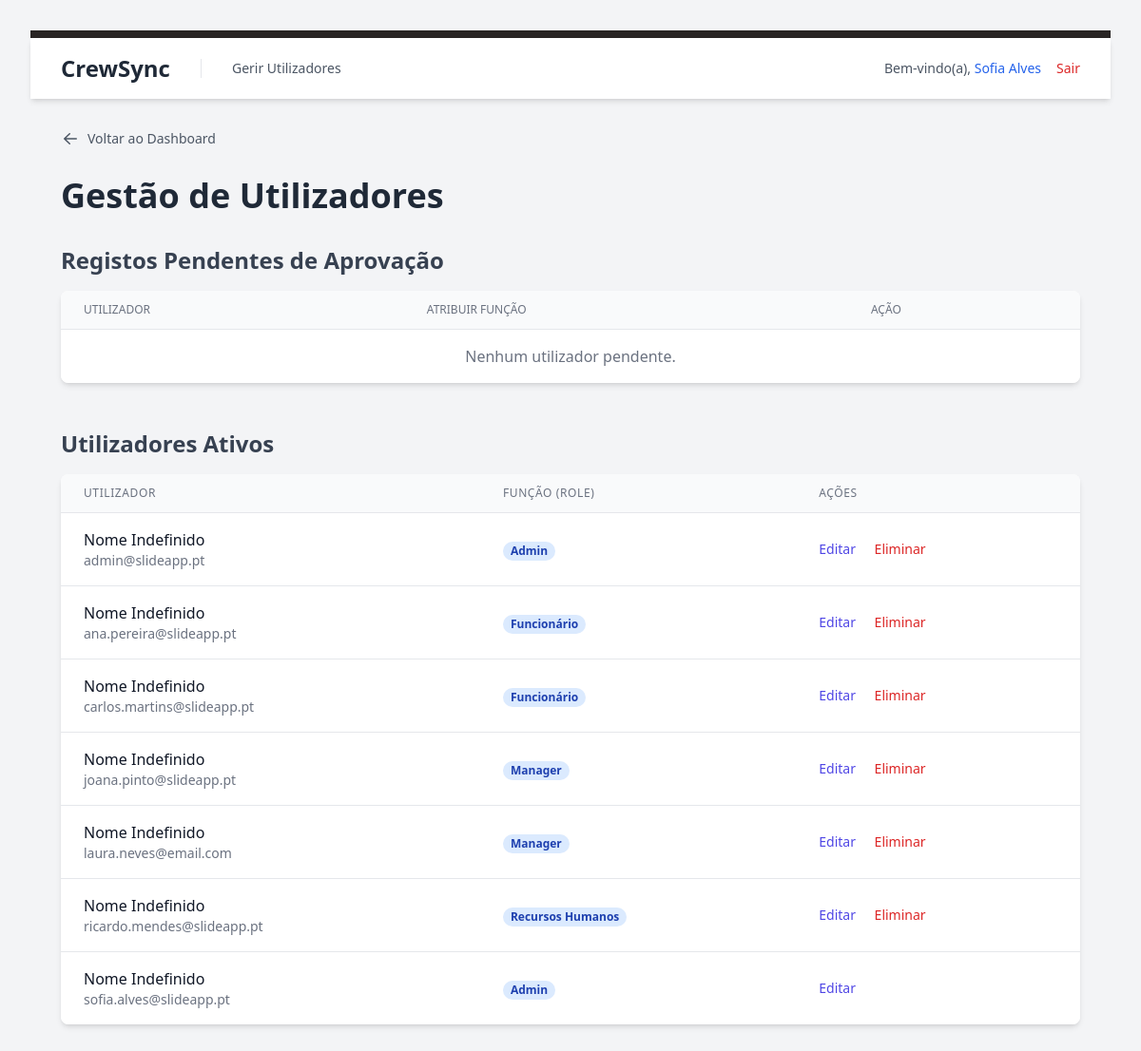
The page /public/gerir_utilizadores.php (signed in) on the database its author committed.
### tables this page shows
CREATE TABLE `utilizadores` (
  `id` int(10) UNSIGNED NOT NULL,
  `nome` varchar(255) NOT NULL,
  `funcionario_id` int(10) UNSIGNED DEFAULT NULL,
  `email` varchar(255) NOT NULL,
  `password_hash` varchar(255) NOT NULL,
  `google_authenticator_secret` varchar(255) DEFAULT NULL,
  `role_id` int(10) UNSIGNED DEFAULT NULL,
  `is_active` tinyint(1) NOT NULL DEFAULT 0,
  `created_at` timestamp NOT NULL DEFAULT current_timestamp(),
  `updated_at` timestamp NOT NULL DEFAULT current_timestamp() ON UPDATE current_timestamp()
);

CREATE TABLE `roles` (
  `id` int(10) UNSIGNED NOT NULL,
  `nome_role` varchar(50) NOT NULL
);

### src/auth_guard.php (called while the page is built, shortened)
<?php
$utilizador_logado = [
    'id' => $_SESSION['user_id'],
    'email' => $_SESSION['user_email'],
    'role_id' => $_SESSION['user_role_id'],
    'funcionario_id' => $_SESSION['user_funcionario_id'],
    'nome' => $_SESSION['user_name'] ?? null
];
?>

### public/gerir_utilizadores.php (the view, shortened to what this page needs)
<?php
require_once '../src/auth_guard.php';
require_once '../config/db.php';
try {
    $stmt_pendentes = $pdo->query("
        SELECT u.id, f.nome_completo, u.email, u.created_at
        FROM utilizadores u
        LEFT JOIN funcionarios f ON u.funcionario_id = f.id
        WHERE u.is_active = 0
        ORDER BY u.created_at ASC
    ");
    $utilizadores_pendentes = $stmt_pendentes->fetchAll(PDO::FETCH_ASSOC);
    $stmt_ativos = $pdo->query("
        SELECT u.id, f.nome_completo, u.email, r.nome_role
        FROM utilizadores u
        LEFT JOIN funcionarios f ON u.funcionario_id = f.id
        LEFT JOIN roles r ON u.role_id = r.id
        WHERE u.is_active = 1
        ORDER BY f.nome_completo ASC
    ");
    $utilizadores_ativos = $stmt_ativos->fetchAll(PDO::FETCH_ASSOC);
} catch (PDOException $e) {
    $error_message = "Erro ao carregar os dados dos utilizadores: " . $e->getMessage();
}
?>
<!DOCTYPE html>
<html lang="pt-PT" class="bg-gray-100">
<head>
    <link href="/slide_rh_app/public/css/style.css" rel="stylesheet">
</head>
<body class="p-8">
    <?php include_once '../src/templates/header.php'; ?>
    <main class="p-8">
    <div class="max-w-7xl mx-auto">
        <div class="mb-6">
            <a href="index.php" class="inline-flex items-center gap-2 text-sm font-medium text-gray-600 hover:text-gray-900 transition-colors">
                <svg xmlns="http://www.w3.org/2000/svg" viewBox="0 0 20 20" fill="currentColor" class="w-5 h-5">
                    <path fill-rule="evenodd" d="M17 10a.75.75 0 01-.75.75H5.612l4.158 3.96a.75.75 0 11-1.04 1.08l-5.5-5.25a.75.75 0 010-1.08l5.5-5.25a.75.75 0 111.04 1.08L5.612 9.25H16.25A.75.75 0 0117 10z" clip-rule="evenodd" />
                </svg>
                Voltar ao Dashboard
            </a>
        </div>
        <h1 class="text-4xl font-bold text-gray-800 mb-8">Gestão de Utilizadores</h1>
        <div class="mb-12">
            <h2 class="text-2xl font-semibold text-gray-700 mb-4">Registos Pendentes de Aprovação</h2>
            <div class="bg-white shadow-md rounded-lg overflow-hidden">
                <table class="min-w-full divide-y divide-gray-200">
                    <thead class="bg-gray-50">
                        <tr>
                            <th class="px-6 py-3 text-left text-xs font-medium text-gray-500 uppercase">Utilizador</th>
                            <th class="px-6 py-3 text-left text-xs font-medium text-gray-500 uppercase">Atribuir Função</th>
                            <th class="px-6 py-3 text-left text-xs font-medium text-gray-500 uppercase">Ação</th>
                        </tr>
                    </thead>
                    <tbody class="bg-white divide-y divide-gray-200">
                        <?php if (empty($utilizadores_pendentes)): ?>
                            <tr><td colspan="3" class="px-6 py-4 text-center text-gray-500">Nenhum utilizador pendente.</td></tr>
                        <?php endif; ?>
                    </tbody>
                </table>
            </div>
        </div>
        <div>
            <h2 class="text-2xl font-semibold text-gray-700 mb-4">Utilizadores Ativos</h2>
            <div class="bg-white shadow-md rounded-lg overflow-hidden">
                <table class="min-w-full divide-y divide-gray-200">
                    <thead class="bg-gray-50">
                        <tr>
                            <th scope="col" class="px-6 py-3 text-left text-xs font-medium text-gray-500 uppercase tracking-wider">Utilizador</th>
                            <th scope="col" class="px-6 py-3 text-left text-xs font-medium text-gray-500 uppercase tracking-wider">Função (Role)</th>
                            <th scope="col" class="px-6 py-3 text-left text-xs font-medium text-gray-500 uppercase tracking-wider">Ações</th>
                        </tr>
                    </thead>
                    <tbody class="bg-white divide-y divide-gray-200">
                        <?php if (empty($utilizadores_ativos)): ?>
                            <tr>
                                <td colspan="3" class="px-6 py-4 text-center text-gray-500">Nenhum utilizador ativo encontrado.</td>
                            </tr>
                        <?php else: ?>
                            <?php foreach ($utilizadores_ativos as $user): ?>
                                <tr>
                                    <td class="px-6 py-4 whitespace-nowrap">
                                        <div class="font-medium text-gray-900"><?= htmlspecialchars($user['nome_final'] ?? 'Nome Indefinido') ?></div>
                                        <div class="text-sm text-gray-500"><?= htmlspecialchars($user['email']) ?></div>
                                    </td>
                                    <td class="px-6 py-4 whitespace-nowrap">
                                        <span class="px-2 inline-flex text-xs leading-5 font-semibold rounded-full bg-blue-100 text-blue-800">
                                            <?= htmlspecialchars($user['nome_role'] ?? 'Sem Função') ?>
                                        </span>
                                    </td>
                                    <td class="px-6 py-4 whitespace-nowrap text-sm font-medium">
                                        <a href="editar_utilizador.php?id=<?= $user['id'] ?>" class="text-indigo-600 hover:text-indigo-900 mr-4">Editar</a>
                                        <?php if ((int)$user['id'] !== (int)$utilizador_logado['id']): ?>
                                            <form action="eliminar_utilizador.php" method="POST" class="inline" onsubmit="return confirm('Tem a certeza que deseja eliminar este utilizador? O funcionário associado NÃO será apagado.');">
                                                <button type="submit" class="text-red-600 hover:text-red-900">Eliminar</button>
                                            </form>
                                        <?php endif; ?>
                                    </td>
                                </tr>
                            <?php endforeach; ?>
                        <?php endif; ?>
                    </tbody>
                </table>
            </div>
        </div>
    </div>
</body>
</html>

### rows shown on the page
utilizadores: nome_final "Nome Indefinido", email "admin@slideapp.pt", role.nome_role "Admin"
utilizadores: nome_final "Nome Indefinido", email "ana.pereira@slideapp.pt", role.nome_role "Funcionário"
utilizadores: nome_final "Nome Indefinido", email "carlos.martins@slideapp.pt", role.nome_role "Funcionário"
utilizadores: nome_final "Nome Indefinido", email "joana.pinto@slideapp.pt", role.nome_role "Manager"
utilizadores: nome_final "Nome Indefinido", email "laura.neves@email.com", role.nome_role "Manager"
utilizadores: nome_final "Nome Indefinido", email "ricardo.mendes@slideapp.pt", role.nome_role "Recursos Humanos"
utilizadores: nome_final "Nome Indefinido", email "sofia.alves@slideapp.pt", role.nome_role "Admin"

### other values the page prints
$_SESSION['user_name'] "Sofia Alves"
